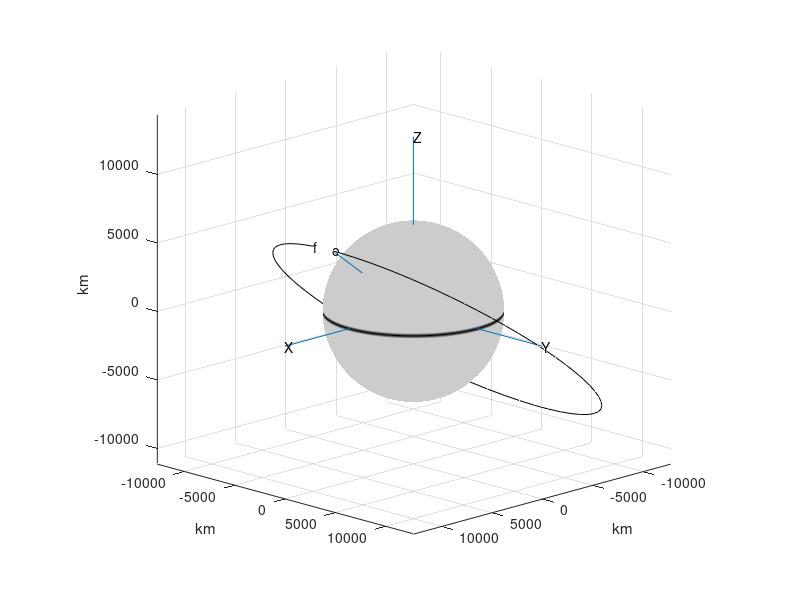

Reproduce this figure in MATLAB.
%% Samuel R Pilon
% AE 313 
% For personal use of Samuel R Pilon only. Not to be distributed.

%% Starts the Function
function orbit
% ~~~~~~~~~~~~~~~~~~~~~~~~~~~~~~~~~~~~~~~~~~~~~~~~~~~~~~~~~~~~~~~~~~

%{
  This function computes the orbit of a spacecraft.
 
  It also plots the orbit and computes the times at which the maximum
  and minimum radii occur and the speeds at those times.
 
  %}
% -------------------------------------------------------------------
% Clear the command window, clear all variables, and close all figures.
clc; close all; clear all
 
hours = 3600;
G     = 6.6742e-20;
 
%...Input data:
%   Earth:
m1 = 5.974e24;
R  = 6378;
m2 = 1000;
 
r0 = [8000 0 6000];
v0 = [0 7 0];
 
t0 = 0;
tf = 4*hours;
%...End of the 
 
 
%...Numerical integration:
mu    = G*(m1 + m2);
y0    = [r0 v0]';
[t,y] = rkf45(@rates, [t0 tf], y0);
 
%...Output the results:
output
 
return
 
% ~~~~~~~~~~~~~~~~~~~~~~~~
function dydt = rates(t,f)
% ~~~~~~~~~~~~~~~~~~~~~~~~
% This function calculates the acceleration vector 
% ------------------------
x    = f(1);
y    = f(2);
z    = f(3);
vx   = f(4);
vy   = f(5);
vz   = f(6);
 
r    = norm([x y z]);
 
ax   = -mu*x/r^3;
ay   = -mu*y/r^3;
az   = -mu*z/r^3;
    
dydt = [vx vy vz ax ay az]';    
end %rates
 
 
% ~~~~~~~~~~~~~
function output
% ~~~~~~~~~~~~~
%This function computes the maximum and minimum radii
% -------------
for i = 1:length(t)
    r(i) = norm([y(i,1) y(i,2) y(i,3)]);
end
 
[rmax imax] = max(r);
[rmin imin] = min(r);
 
v_at_rmax   = norm([y(imax,4) y(imax,5) y(imax,6)]);
v_at_rmin   = norm([y(imin,4) y(imin,5) y(imin,6)]);
 
%...Output to the command window:
fprintf('\n\n--------------------------------------------------------\n')
fprintf('\n Earth Orbit\n')
fprintf(' %s\n', datestr(now))
fprintf('\n The initial position is [%g, %g, %g] (km).',...
                                                     r0(1), r0(2), r0(3))
fprintf('\n   Magnitude = %g km\n', norm(r0))
fprintf('\n The initial velocity is [%g, %g, %g] (km/s).',...
                                                     v0(1), v0(2), v0(3))
fprintf('\n   Magnitude = %g km/s\n', norm(v0))
fprintf('\n Initial time = %g h.\n Final time   = %g h.\n',0,tf/hours) 
fprintf('\n The minimum altitude is %g km at time = %g h.',...
            rmin-R, t(imin)/hours)
fprintf('\n The speed at that point is %g km/s.\n', v_at_rmin)
fprintf('\n The maximum altitude is %g km at time = %g h.',...
            rmax-R, t(imax)/hours)
fprintf('\n The speed at that point is %g km/s\n', v_at_rmax)
fprintf('\n--------------------------------------------------------\n\n')
 
%...Plot the results:
%   Draw the planet
[xx, yy, zz] = sphere(100);
surf(R*xx, R*yy, R*zz)
colormap(light_gray)
caxis([-R/100 R/100])
shading interp
 
%   Draw and label the X, Y and Z axes
line([0 2*R],   [0 0],   [0 0]); text(2*R,   0,   0, 'X')
line(  [0 0], [0 2*R],   [0 0]); text(  0, 2*R,   0, 'Y')
line(  [0 0],   [0 0], [0 2*R]); text(  0,   0, 2*R, 'Z')
 
%   Plot the orbit, draw a radial to the starting point
%   and label the starting point (o) and the final point (f)
hold on
plot3(  y(:,1),    y(:,2),    y(:,3),'k')
line([0 r0(1)], [0 r0(2)], [0 r0(3)])
text(   y(1,1),    y(1,2),    y(1,3), 'o')
text( y(end,1),  y(end,2),  y(end,3), 'f')
 
%   Select a view direction (a vector directed outward from the origin) 
view([1,1,.4])
 
%   Specify some properties of the graph
grid on
axis equal
xlabel('km')
ylabel('km')
zlabel('km')
 
% ~~~~~~~~~~~~~~~~~~~~~~~
function map = light_gray
% ~~~~~~~~~~~~~~~~~~~~~~~
%{
  This function creates a color map for displaying the planet as light
  gray with a black equator.
%}
% -----------------------
r = 0.8; g = r; b = r;
map = [r g b
       0 0 0
       r g b];
end %light_gray
 
end %output
 
end %orbit
% ~~~~~~~~~~~~~~~~~~~~~~~~~~~~~~~~~~~~~~~~~~~~~~~~~~~~~~~~~~~~
% ~~~~~~~~~~~~~~~~~~~~~~~~~~~~~~~~~~~~~~~~~~~~~~~~~~~~~~~~~~~~~~~
function [tout, yout] = rkf45(ode_function, tspan, y0, tolerance)
% ~~~~~~~~~~~~~~~~~~~~~~~~~~~~~~~~~~~~~~~~~~~~~~~~~~~~~~~~~~~~~~~
%{ 
  This function uses the Runge-Kutta-Fehlberg 4(5) 
%}
% ---------------------------------------------------------------
 
a = [0 1/4 3/8 12/13 1 1/2];
 
b = [    0          0          0          0         0
        1/4         0          0          0         0
        3/32       9/32        0          0         0
     1932/2197 -7200/2197  7296/2197      0         0
      439/216      -8      3680/513   -845/4104     0
       -8/27        2     -3544/2565  1859/4104  -11/40];
 
c4 = [25/216  0  1408/2565    2197/4104   -1/5    0  ];
c5 = [16/135  0  6656/12825  28561/56430  -9/50  2/55]; 
 
if nargin < 4
    tol  = 1.e-8;
else
    tol = tolerance;
end
 
t0   = tspan(1);
tf   = tspan(2);
t    = t0;
y    = y0;
tout = t;
yout = y';
h    = (tf - t0)/100; % Assumed initial time step.
 
while t < tf
    hmin = 16*eps(t);
    ti   = t;
    yi   = y;
    %...Evaluate the time derivative(s) at six points within the current
    %   interval:
    for i = 1:6
        t_inner = ti + a(i)*h;
        y_inner = yi;
        for j = 1:i-1
            y_inner = y_inner + h*b(i,j)*f(:,j);
        end
        f(:,i) = feval(ode_function, t_inner, y_inner);
    end
 
    %...Compute the maximum truncation error:
    te     = h*f*(c4' - c5'); % Difference between 4th and
                              % 5th order solutions
    te_max = max(abs(te));    
   
    %...Compute the allowable truncation error:
    ymax       = max(abs(y));
    te_allowed = tol*max(ymax,1.0);
    
    %...Compute the fractional change in step size:
    delta = (te_allowed/(te_max + eps))^(1/5);
     
    %...If the truncation error is in bounds, then update the solution:
    if te_max <= te_allowed
        h     = min(h, tf-t);
        t     = t + h;
        y     = yi + h*f*c5';      
        tout  = [tout;t];
        yout  = [yout;y'];
    end
    
    %...Update the time step:
    h  = min(delta*h, 4*h);
    if h < hmin
        fprintf(['\n\n Warning: Step size fell below its minimum\n'...
                 ' allowable value (%g) at time %g.\n\n'], hmin, t)
        return
    end  
end
% ~~~~~~~~~~~~~~~~~~~~~~~~~~~~~~~~~~~~~~~~~~~~~~~~~~~~~~~~~~~~~~~
end